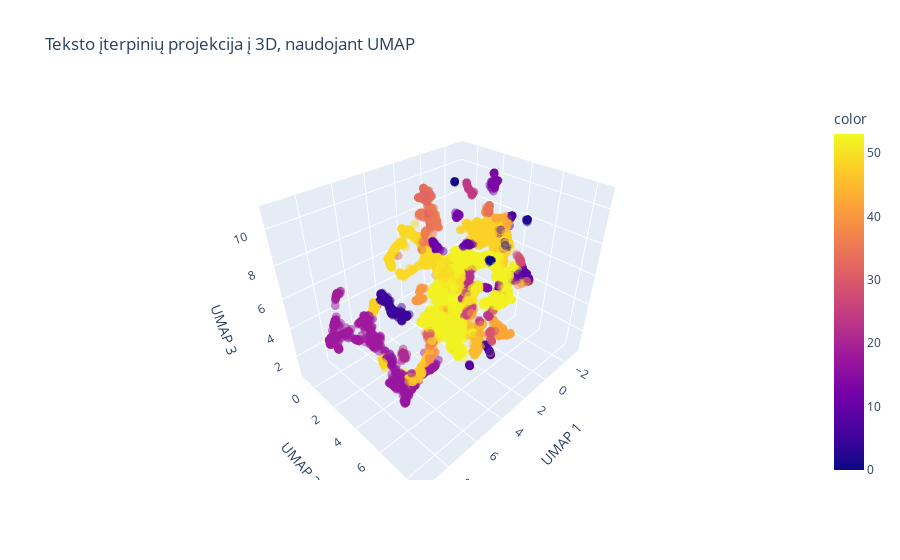

This figure's notebook cell:
### Code cell
umap = UMAP(n_neighbors=15, min_dist=0.1, n_components=3, metric='cosine', random_state=42, n_jobs=1)
X_projected = umap.fit_transform(X_mat)
X_projected = X_projected.astype(np.float64)

import plotly.express as px

fig = px.scatter_3d(
    x=X_projected[:, 0], y=X_projected[:, 1], z=X_projected[:, 2],
    color=df['Cluster'],
    opacity=0.5,
    title='Teksto įterpinių projekcija į 3D, naudojant UMAP',
    labels={'x': 'UMAP 1', 'y': 'UMAP 2', 'z': 'UMAP 3'}
)
fig.update_traces(marker=dict(size=3))
fig.show()

### Figure 1 — Plotly figure (JSON) as saved in the notebook; plotly's stock layout.template omitted (floating-point values rounded to 4 significant figures; data arrays with more than 128 entries replaced by an {"elided": "..."} marker saying what was removed)
{"data": [{"hovertemplate": "UMAP 1=%{x}<br>UMAP 2=%{y}<br>UMAP 3=%{z}<br>color=%{marker.color}<extra></extra>", "legendgroup": "", "marker": {"color": {"elided": "9035 int values"}, "coloraxis": "coloraxis", "opacity": 0.5, "size": 3, "symbol": "circle"}, "mode": "markers", "name": "", "scene": "scene", "showlegend": false, "type": "scatter3d", "x": {"elided": "9035 float values"}, "y": {"elided": "9035 float values"}, "z": {"elided": "9035 float values"}}], "layout": {"coloraxis": {"colorbar": {"title": {"text": "color"}}, "colorscale": [[0, "#0d0887"], [0.1111, "#46039f"], [0.2222, "#7201a8"], [0.3333, "#9c179e"], [0.4444, "#bd3786"], [0.5556, "#d8576b"], [0.6667, "#ed7953"], [0.7778, "#fb9f3a"], [0.8889, "#fdca26"], [1, "#f0f921"]]}, "legend": {"tracegroupgap": 0}, "scene": {"domain": {"x": [0, 1], "y": [0, 1]}, "xaxis": {"title": {"text": "UMAP 1"}}, "yaxis": {"title": {"text": "UMAP 2"}}, "zaxis": {"title": {"text": "UMAP 3"}}}, "title": {"text": "Teksto įterpinių projekcija į 3D, naudojant UMAP"}}}
